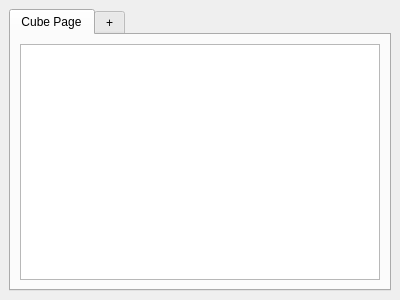
<?xml version="1.0" encoding="UTF-8"?>
<ui version="4.0">
 <class>DockWidget</class>
 <widget class="QDockWidget" name="DockWidget">
  <property name="geometry">
   <rect>
    <x>0</x>
    <y>0</y>
    <width>400</width>
    <height>300</height>
   </rect>
  </property>
  <property name="windowTitle">
   <string>DockWidget</string>
  </property>
  <widget class="QWidget" name="dockWidgetContents">
   <layout class="QVBoxLayout" name="verticalLayout">
    <item>
     <widget class="QTabWidget" name="tabWidget">
      <property name="currentIndex">
       <number>0</number>
      </property>
      <widget class="QWidget" name="tab_1">
       <attribute name="title">
        <string>Cube Page</string>
       </attribute>
       <layout class="QVBoxLayout" name="verticalLayout_2">
        <item>
         <widget class="QTableView" name="tableView"/>
        </item>
       </layout>
      </widget>
      <widget class="QWidget" name="tab_Add">
       <attribute name="title">
        <string>+</string>
       </attribute>
      </widget>
     </widget>
    </item>
   </layout>
  </widget>
 </widget>
 <resources/>
 <connections/>
</ui>
